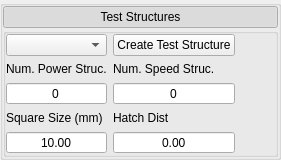
               <widget class="QGroupBox" name="testStruc_frame">
                <property name="styleSheet">
                 <string notr="true"/>
                </property>
                <property name="title">
                 <string/>
                </property>
                <property name="styleClass" stdset="0">
                 <string>outsideFrame</string>
                </property>
                <layout class="QVBoxLayout" name="verticalLayout_11">
                 <property name="spacing">
                  <number>0</number>
                 </property>
                 <property name="leftMargin">
                  <number>0</number>
                 </property>
                 <property name="topMargin">
                  <number>0</number>
                 </property>
                 <property name="rightMargin">
                  <number>0</number>
                 </property>
                 <property name="bottomMargin">
                  <number>0</number>
                 </property>
                 <item>
                  <widget class="QPushButton" name="pushButton_4">
                   <property name="styleSheet">
                    <string notr="true"/>
                   </property>
                   <property name="text">
                    <string>Test Structures</string>
                   </property>
                   <property name="checkable">
                    <bool>true</bool>
                   </property>
                   <property name="checked">
                    <bool>true</bool>
                   </property>
                   <property name="styleClass" stdset="0">
                    <string>MenuButton</string>
                   </property>
                  </widget>
                 </item>
                 <item>
                  <widget class="QGroupBox" name="inside_testStruc_frame">
                   <property name="styleSheet">
                    <string notr="true"/>
                   </property>
                   <property name="title">
                    <string/>
                   </property>
                   <property name="styleClass" stdset="0">
                    <string>insideFrame</string>
                   </property>
                   <layout class="QGridLayout" name="gridLayout_22">
                    <property name="leftMargin">
                     <number>0</number>
                    </property>
                    <property name="topMargin">
                     <number>0</number>
                    </property>
                    <property name="rightMargin">
                     <number>0</number>
                    </property>
                    <property name="bottomMargin">
                     <number>0</number>
                    </property>
                    <item row="3" column="0">
                     <widget class="QLabel" name="struct_size_label">
                      <property name="text">
                       <string>Square Size (mm)</string>
                      </property>
                     </widget>
                    </item>
                    <item row="4" column="0">
                     <widget class="QDoubleSpinBox" name="struct_size_spinbox">
                      <property name="alignment">
                       <set>Qt::AlignCenter</set>
                      </property>
                      <property name="buttonSymbols">
                       <enum>QAbstractSpinBox::NoButtons</enum>
                      </property>
                      <property name="minimum">
                       <double>0.000000000000000</double>
                      </property>
                      <property name="maximum">
                       <double>10000.000000000000000</double>
                      </property>
                      <property name="value">
                       <double>10.000000000000000</double>
                      </property>
                     </widget>
                    </item>
                    <item row="2" column="0">
                     <widget class="QSpinBox" name="structnum_pwr_spinbox">
                      <property name="alignment">
                       <set>Qt::AlignCenter</set>
                      </property>
                      <property name="buttonSymbols">
                       <enum>QAbstractSpinBox::NoButtons</enum>
                      </property>
                      <property name="maximum">
                       <number>10000</number>
                      </property>
                     </widget>
                    </item>
                    <item row="0" column="1">
                     <widget class="QPushButton" name="create_test_button">
                      <property name="text">
                       <string>Create Test Structure</string>
                      </property>
                     </widget>
                    </item>
                    <item row="1" column="0">
                     <widget class="QLabel" name="structnum_pwr_label">
                      <property name="text">
                       <string>Num. Power Struc.</string>
                      </property>
                     </widget>
                    </item>
                    <item row="1" column="1">
                     <widget class="QLabel" name="structnum_speed_label">
                      <property name="text">
                       <string>Num. Speed Struc.</string>
                      </property>
                     </widget>
                    </item>
                    <item row="3" column="1">
                     <widget class="QLabel" name="struct_hDist_label">
                      <property name="text">
                       <string>Hatch Dist</string>
                      </property>
                     </widget>
                    </item>
                    <item row="2" column="1">
                     <widget class="QSpinBox" name="structnum_speed_spinbox">
                      <property name="alignment">
                       <set>Qt::AlignCenter</set>
                      </property>
                      <property name="buttonSymbols">
                       <enum>QAbstractSpinBox::NoButtons</enum>
                      </property>
                      <property name="maximum">
                       <number>10000</number>
                      </property>
                     </widget>
                    </item>
                    <item row="4" column="1">
                     <widget class="QDoubleSpinBox" name="struct_hDist_spinbox">
                      <property name="alignment">
                       <set>Qt::AlignCenter</set>
                      </property>
                      <property name="buttonSymbols">
                       <enum>QAbstractSpinBox::NoButtons</enum>
                      </property>
                      <property name="maximum">
                       <double>10000.000000000000000</double>
                      </property>
                     </widget>
                    </item>
                    <item row="0" column="0">
                     <widget class="QComboBox" name="test_structure_combobox">
                      <property name="sizePolicy">
                       <sizepolicy hsizetype="MinimumExpanding" vsizetype="Fixed">
                        <horstretch>0</horstretch>
                        <verstretch>0</verstretch>
                       </sizepolicy>
                      </property>
                     </widget>
                    </item>
                    <item row="2" column="2">
                     <spacer name="horizontalSpacer_2">
                      <property name="orientation">
                       <enum>Qt::Horizontal</enum>
                      </property>
                      <property name="sizeHint" stdset="0">
                       <size>
                        <width>40</width>
                        <height>20</height>
                       </size>
                      </property>
                     </spacer>
                    </item>
                   </layout>
                  </widget>
                 </item>
                </layout>
               </widget>
